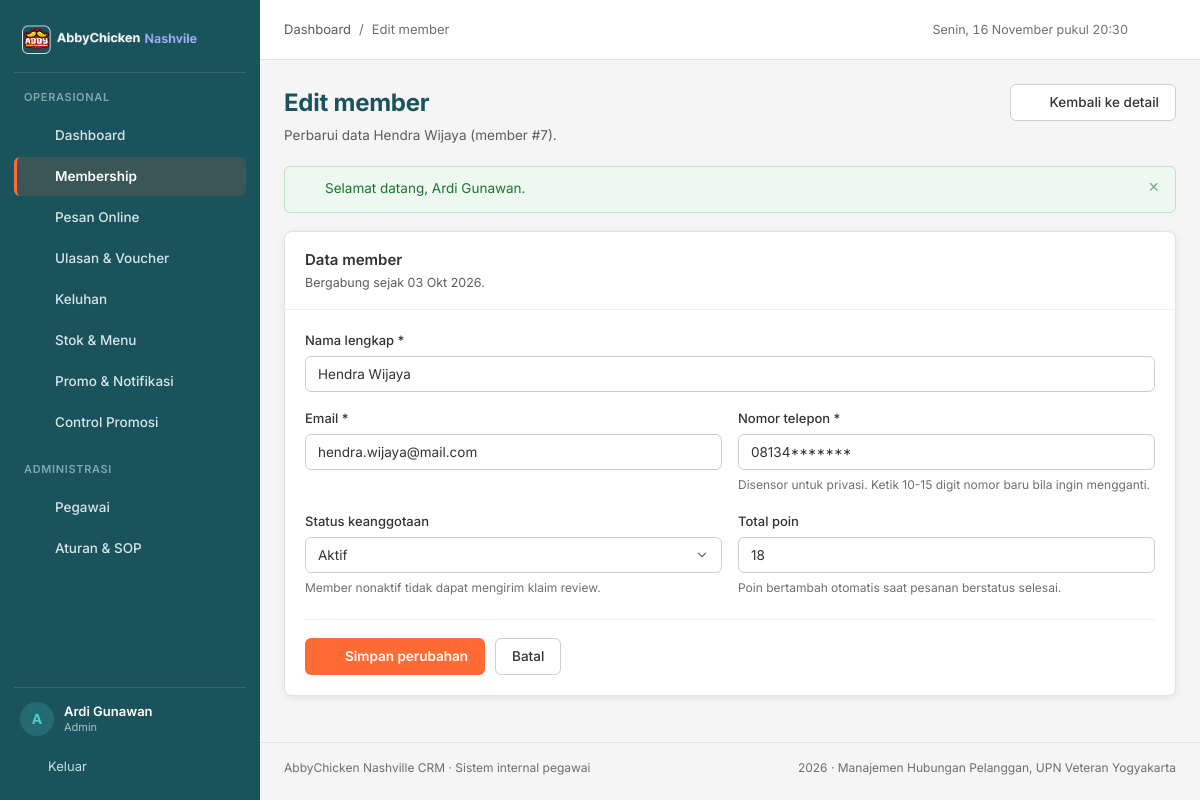
The app's page /pages/membership/edit.php?id=7 (signed in) with its own data.
### tables this page shows
CREATE TABLE `member` (
  `member_id` int(11) NOT NULL AUTO_INCREMENT,
  `email` varchar(100) NOT NULL,
  `password` varchar(255) NOT NULL DEFAULT '123456',
  `no_telp` varchar(15) NOT NULL,
  `tgl_join` date NOT NULL,
  `name` varchar(100) NOT NULL,
  `total_poin` int(11) NOT NULL DEFAULT 0,
  `member_status` enum('aktif','nonaktif') NOT NULL DEFAULT 'aktif',
  PRIMARY KEY (`member_id`),
  UNIQUE KEY `uq_member_email` (`email`),
  KEY `idx_member_nama` (`name`),
  KEY `idx_member_status` (`member_status`)
);

### pages/membership/edit.php (the view, shortened to what this page needs)
<?php
require_once __DIR__ . '/../../config/database.php';
$id = (int) ($_GET['id'] ?? $_POST['member_id'] ?? 0);
$stmt = mysqli_prepare($conn, 'SELECT * FROM member WHERE member_id = ? LIMIT 1');
mysqli_stmt_bind_param($stmt, 'i', $id);
mysqli_stmt_execute($stmt);
$member = mysqli_fetch_assoc(mysqli_stmt_get_result($stmt));
$telp_tersensor = tampil_telepon($member['no_telp']);
$error = [];
$data  = [
    'name'          => $member['name'],
    'email'         => $member['email'],
    'no_telp'       => $telp_tersensor,
    'member_status' => $member['member_status'],
    'total_poin'    => $member['total_poin'],
];
$page_actions  = '<a class="btn btn--secondary" href="' . e(base_url('pages/membership/detail.php?id=' . $id)) . '">' . icon('arrow-left', 16) . ' Kembali ke detail</a>';
require_once __DIR__ . '/../../includes/header.php';
?>
<form class="card" method="post" action="" novalidate>
  <div class="card__head">
    <div>
      <h2>Data member</h2>
      <p>Bergabung sejak <?= e(tanggal_id($member['tgl_join'])) ?>.</p>
    </div>
  </div>
  <div class="card__body">
    <div class="form-grid">
      <div class="field field--full">
        <label for="name">Nama lengkap <span aria-hidden="true">*</span></label>
        <input class="input<?= isset($error['name']) ? ' is-invalid' : '' ?>" type="text" id="name" name="name"
               value="<?= e($data['name']) ?>" maxlength="100" required>
      </div>
      <div class="field">
        <label for="email">Email <span aria-hidden="true">*</span></label>
        <input class="input<?= isset($error['email']) ? ' is-invalid' : '' ?>" type="email" id="email" name="email"
               value="<?= e($data['email']) ?>" maxlength="100" required>
      </div>
      <div class="field">
        <label for="no_telp">Nomor telepon <span aria-hidden="true">*</span></label>
        <input class="input<?= isset($error['no_telp']) ? ' is-invalid' : '' ?>" type="tel" id="no_telp" name="no_telp"
               value="<?= e($data['no_telp']) ?>" inputmode="numeric" maxlength="15" autocomplete="off" required>
        <?php if (isset($error['no_telp'])): ?>
          <span class="error"><?= e($error['no_telp']) ?></span>
        <?php else: ?>
          <span class="hint">Disensor untuk privasi. Ketik 10-15 digit nomor baru bila ingin mengganti.</span>
        <?php endif; ?>
      </div>
      <div class="field">
        <label for="member_status">Status keanggotaan</label>
        <select class="select" id="member_status" name="member_status">
          <option value="aktif" <?= $data['member_status'] === 'aktif' ? 'selected' : '' ?>>Aktif</option>
        </select>
        <span class="hint">Member nonaktif tidak dapat mengirim klaim review.</span>
      </div>
      <div class="field">
        <label for="total_poin">Total poin</label>
        <input class="input" type="number" id="total_poin" name="total_poin" min="0" step="1"
               value="<?= (int) $data['total_poin'] ?>">
        <span class="hint">Poin bertambah otomatis saat pesanan berstatus selesai.</span>
      </div>
    </div>
    <div class="form-actions">
      <button class="btn btn--primary" type="submit"><?= icon('check', 16) ?> Simpan perubahan</button>
      <a class="btn btn--secondary" href="<?= e(base_url('pages/membership/index.php')) ?>">Batal</a>
    </div>
  </div>
</form>
<?php require_once __DIR__ . '/../../includes/footer.php'; ?>

### assets/css/style.css (style rules this page uses)
:root { --teal-dark: #1A535C; --teal-dark-2: #14444B; --teal: #4ECDC4; --orange: #FF6B35; --orange-dark: #E55A2B; --white: #FFFFFF; --gray-50: #F5F5F5; --gray-100: #EFEFEF; --gray-200: #E2E2E2; --gray-300: #CFCFCF; --gray-500: #6F6F6F; --gray-600: #5C5C5C; --gray-900: #333333; --green: #28A745; --red: #DC3545; --amber: #E0A106; --blue: #2B7FD4; --radius-card: 8px; --radius-control: 6px; --shadow-card: 0 2px 8px rgba(0, 0, 0, 0.08); --sidebar-w: 260px; --font: 'Inter', -apple-system, BlinkMacSystemFont, 'Segoe UI', sans-serif; }
*, *::before, *::after { box-sizing: border-box; }
html { -webkit-text-size-adjust: 100%; }
body { margin: 0; font-family: var(--font); font-size: 14px; line-height: 1.55; color: var(--gray-900); background: var(--gray-50); -webkit-font-smoothing: antialiased; }
h1, h2, h3, h4, p, ul, ol, figure { margin: 0; }
h2 { font-size: 20px; font-weight: 600; }
a { color: var(--teal-dark); text-decoration: none; }
.card { background: var(--white); border: 1px solid var(--gray-200); border-radius: var(--radius-card); box-shadow: var(--shadow-card); }
.card__head { display: flex; align-items: flex-start; gap: 12px; padding: 16px 20px; border-bottom: 1px solid var(--gray-100); }
.card__head h2 { font-size: 15px; font-weight: 600; color: var(--gray-900); }
.card__head p { margin-top: 2px; font-size: 12.5px; color: var(--gray-600); }
.card__body { padding: 20px; }
.btn { display: inline-flex; align-items: center; justify-content: center; gap: 7px; padding: 8px 16px; border: 1px solid transparent; border-radius: var(--radius-control); font-family: inherit; font-size: 13.5px; font-weight: 500; line-height: 1.4; cursor: pointer; text-decoration: none; white-space: nowrap; transition: background-color 120ms ease, border-color 120ms ease, color 120ms ease; }
.btn--primary { background: var(--orange); color: var(--white); font-weight: 600; }
.btn--secondary { background: var(--white); border-color: var(--gray-300); color: var(--gray-900); }
.form-grid { display: grid; grid-template-columns: repeat(2, minmax(0, 1fr)); gap: 16px; }
.field { display: flex; flex-direction: column; gap: 6px; }
.field--full { grid-column: 1 / -1; }
.field label { font-size: 13px; font-weight: 500; color: var(--gray-900); }
.field .hint { font-size: 12px; color: var(--gray-500); }
.input, .select, .textarea { width: 100%; padding: 9px 12px; border: 1px solid var(--gray-300); border-radius: var(--radius-control); font-family: inherit; font-size: 13.5px; color: var(--gray-900); background: var(--white); transition: border-color 120ms ease, box-shadow 120ms ease; }
.select { appearance: none; background-repeat: no-repeat; background-position: right 12px center; padding-right: 34px; }
.form-actions { display: flex; align-items: center; gap: 10px; margin-top: 22px; padding-top: 18px; border-top: 1px solid var(--gray-100); flex-wrap: wrap; }

### records on screen
member: tgl_join "03 Okt 2026", name "Hendra Wijaya", email "hendra.wijaya@mail.com", member_status "Aktif", total_poin "18"

### other values on screen
$item['label'] "Dashboard"
$item['label'] "Membership"
$item['label'] "Pesan Online"
$item['label'] "Ulasan & Voucher"
$item['label'] "Keluhan"
$item['label'] "Stok & Menu"
$item['label'] "Promo & Notifikasi"
$item['label'] "Control Promosi"
$item['label'] "Pegawai"
$item['label'] "Aturan & SOP"
mb_substr($nama_pegawai, 0, 1) "A"
$nama_pegawai "Ardi Gunawan"
$role_pegawai "Admin"
$page_title "Edit member"
$page_subtitle "Perbarui data Hendra Wijaya (member #7)."
